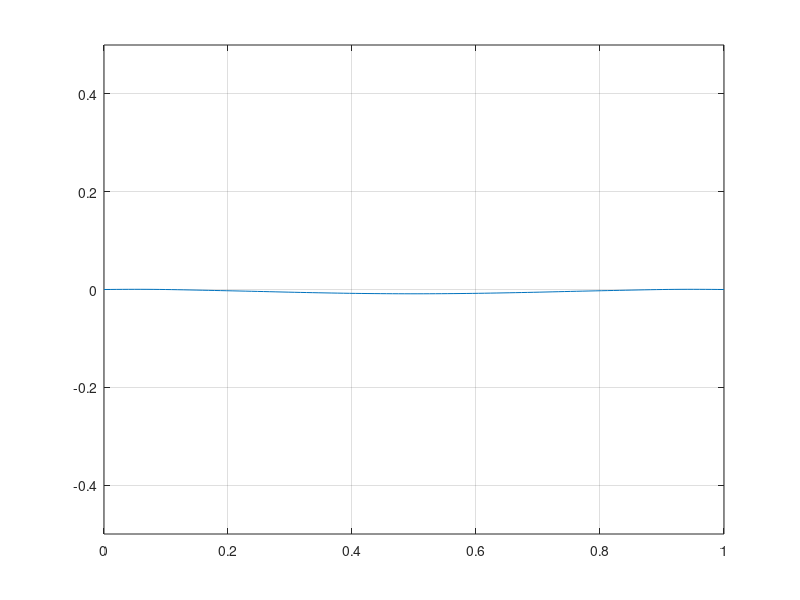

Here is the MATLAB script that generated this plot:
clear;clc;close all;

L=1;
n=100;
h=L/(n+1);

T=4;
nT=500;
dt=T/nT;

r=(dt/h)^2;
% assert(r<=1);

A = spdiags(ones(n,1)*[-r 4+2*r -r],-1:1,n,n);
B = spdiags(ones(n,1)*[2*r 4*(2-r) 2*r],-1:1,n,n);

x=(0:h:L)';
u=zeros(n+2,nT);
u(:,1)=sin(2*pi*x)*0;
% v=2*pi*sin(2*pi*x);
v=(1-cos(2*pi*x))/2;
% m=max(u(:,1))*2;
m=0.5;

u(2:end-1,2) = (2*A) \ ( B*u(2:end-1,1) + A*(2*dt*v(2:end-1)) );
for t=3:nT
    u(2:end-1,t) = A \ ( B*u(2:end-1,t-1) - A*u(2:end-1,t-2) );
    plot(x,u(:,t));
    axis([0 L -m m]); 
    grid;
    getframe;
end

% figure, mesh(u);